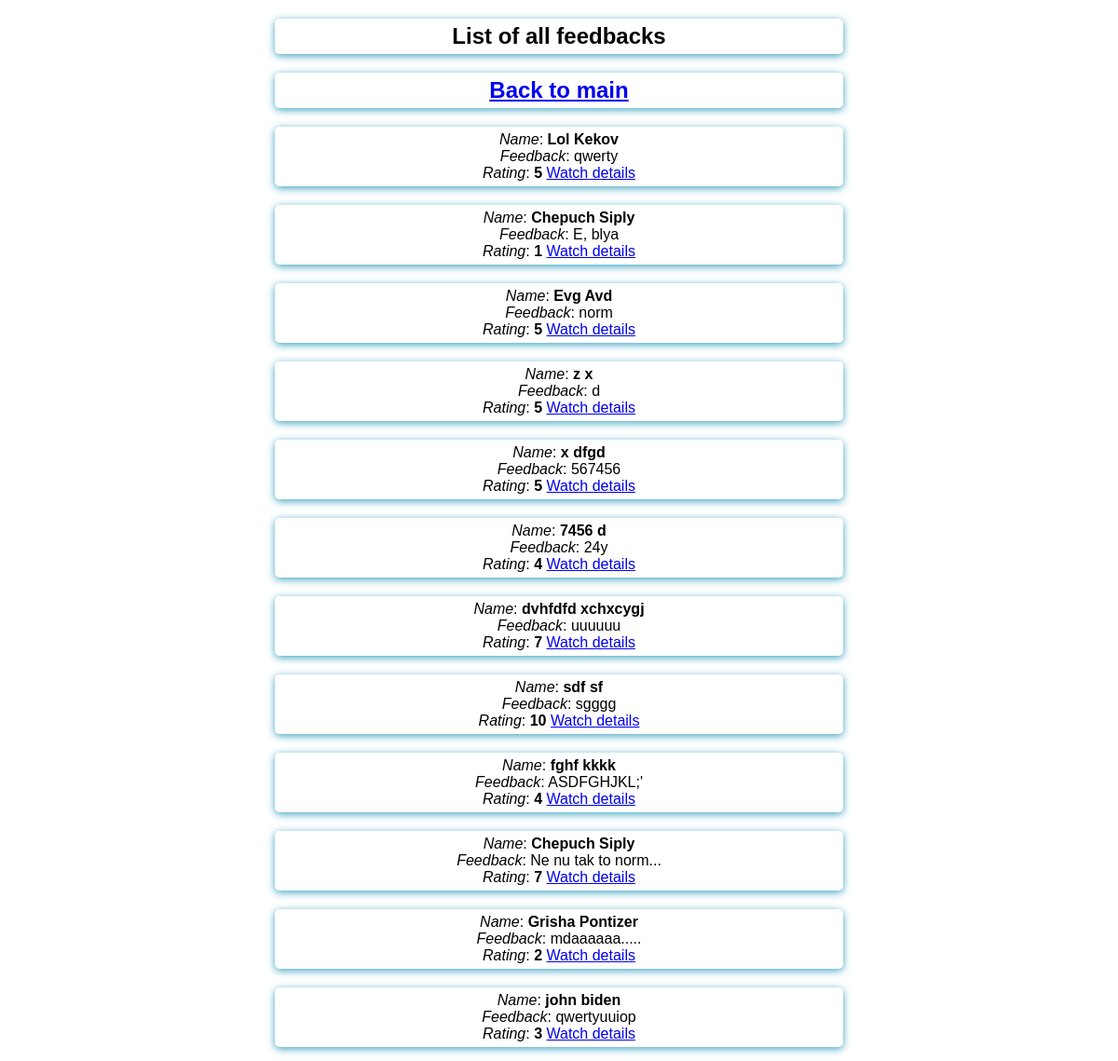
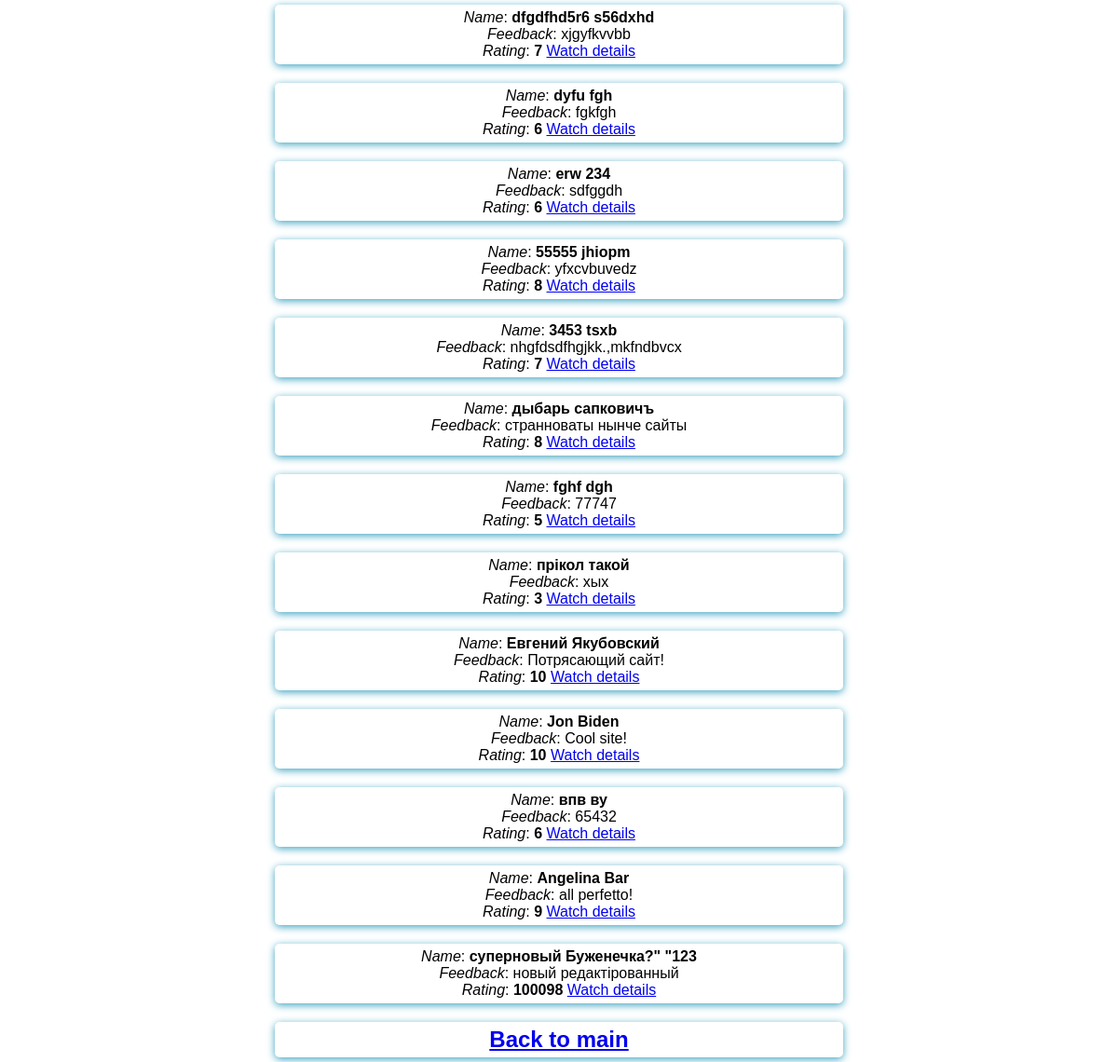
Page /list on the committed database (2 pictures, top to bottom).
### feedback/models.py (models this page shows)
class Feedback(models.Model):
    name = models.CharField(max_length=10, validators=[MinLengthValidator(3)])
    surname = models.CharField(max_length=60)
    feedback = models.TextField()
    rating = models.PositiveIntegerField()

### feedback/views.py (the view)
# urls.py: path('list', views.ListFeedBack.as_view(), name='list-feedbacks'),
class ListFeedBack(ListView):
    template_name = 'feedback/list_feedback.html'
    model = Feedback
    context_object_name = 'feedbacks'
    def get_queryset(self):
        queryset = super().get_queryset()
        filter_qs = queryset.filter(rating__gt=8)     # We can filter our queryset and save in variable 'filter_qs'
        return queryset                               # If we pass variable 'filter_qs' we receive filtrated data

### feedback/templates/feedback/list_feedback.html (shortened to what this page needs)
{% extends 'base.html' %}
{% load static %}
{% block content%}
    <h2>List of all feedbacks</h2>
    <h2><a href="{% url 'index' %}">  Back to main </a></h2>
        {% for feed in feedbacks %}
            <div class="list-feedback">
                <i>Name</i>: <b>{{ feed.name }} {{ feed.surname }}</b><br>
                <i>Feedback</i>: {{ feed.feedback }} <br>
                <i>Rating</i>: <b>{{ feed.rating }}</b>
                <a href="{% url 'detail-feedback' id_feedback=feed.id %}">Watch details</a>
            </div>
        {% endfor %}
    <h2><a href="{% url 'index' %}">  Back to main </a></h2>
{% endblock %}

### templates/base.html (shortened to what this page needs)
{% load static %}
<!DOCTYPE html>
<html lang="en">
<head>
    <link rel="stylesheet" href=" {% static 'feedback/forms.css' %}">
</head>
<body>
   {% block content %}
   {% endblock %}
</body>
</html>

### feedback/static/feedback/forms.css (style rules this page uses)
body { margin: 0; font-family: Sans-Serif; }
h2 { width:50%; margin: 20px auto 5px; text-align: center; padding: 5px; border-radius: 5px; box-shadow: 0 2px 8px #3ca3c1; }
.list-feedback { width: 50%; margin: 20px auto 5px; text-align: center; padding: 5px; border-radius: 5px; box-shadow: 0 2px 8px #3ca3c1; }

### rows in the picture
Feedback: name "Lol", surname "Kekov", feedback "qwerty", rating "5"
Feedback: name "Chepuch", surname "Siply", feedback "E, blya", rating "1"
Feedback: name "Evg", surname "Avd", feedback "norm", rating "5"
Feedback: name "z", surname "x", feedback "d", rating "5"
Feedback: name "x", surname "dfgd", feedback "567456", rating "5"
Feedback: name "7456", surname "d", feedback "24y", rating "4"
Feedback: name "dvhfdfd", surname "xchxcygj", feedback "uuuuuu", rating "7"
Feedback: name "sdf", surname "sf", feedback "sgggg", rating "10"
Feedback: name "fghf", surname "kkkk", feedback "ASDFGHJKL;'", rating "4"
Feedback: name "Chepuch", surname "Siply", feedback "Ne nu tak to norm...", rating "7"
Feedback: name "Grisha", surname "Pontizer", feedback "mdaaaaaa.....", rating "2"
Feedback: name "john", surname "biden", feedback "qwertyuuiop", rating "3"
Feedback: name "dfgdfhd5r6", surname "s56dxhd", feedback "xjgyfkvvbb", rating "7"
Feedback: name "dyfu", surname "fgh", feedback "fgkfgh", rating "6"
Feedback: name "erw", surname "234", feedback "sdfggdh", rating "6"
Feedback: name "55555", surname "jhiopm", feedback "yfxcvbuvedz", rating "8"
Feedback: name "3453", surname "tsxb", feedback "nhgfdsdfhgjkk.,mkfndbvcx", rating "7"
Feedback: name "дыбарь", surname "сапковичъ", feedback "странноваты нынче сайты", rating "8"
Feedback: name "fghf", surname "dgh", feedback "77747", rating "5"
Feedback: name "прікол", surname "такой", feedback "хых", rating "3"
Feedback: name "Евгений", surname "Якубовский", feedback "Потрясающий сайт!", rating "10"
Feedback: name "Jon", surname "Biden", feedback "Cool site!", rating "10"
Feedback: name "впв", surname "ву", feedback "65432", rating "6"
Feedback: name "Angelina", surname "Bar", feedback "all perfetto!", rating "9"
Feedback: name "суперновый", surname "Буженечка?\" \"123", feedback "новый редактірованный", rating "100098"
